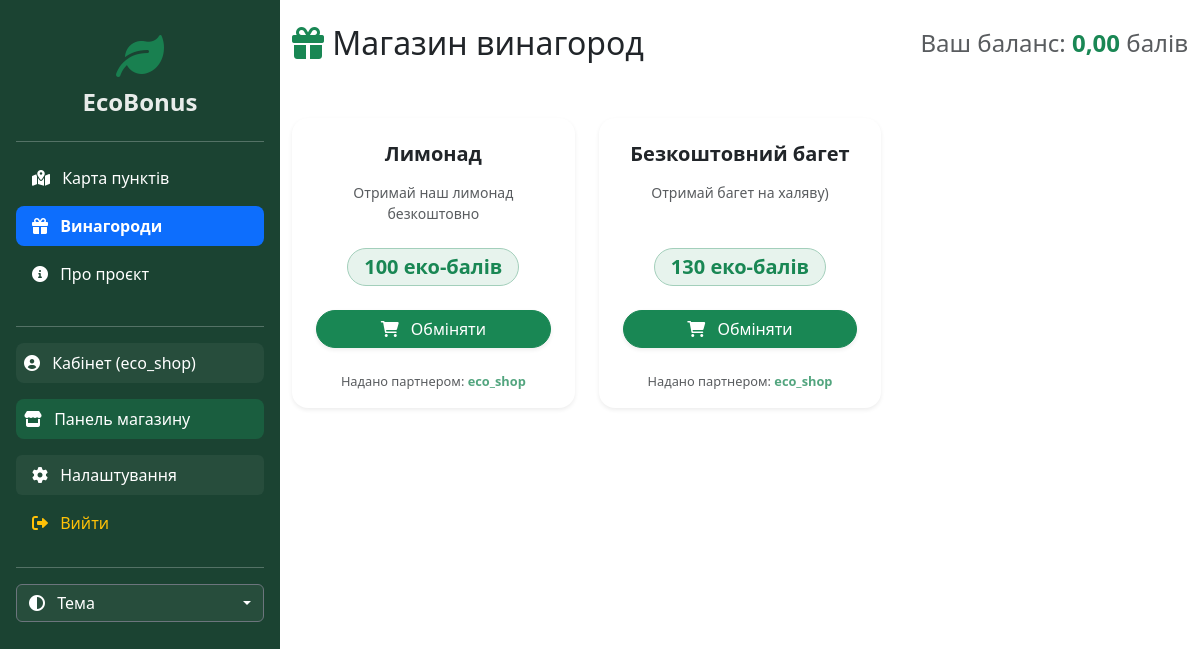
The page /rewards/ (signed in) on the database its author committed.
### main/models.py (models this page shows, shortened)
class UserProfile(models.Model):
    user = models.OneToOneField(User, on_delete=models.CASCADE)
    balance = models.DecimalField('Баланс еко-балів', max_digits=10, decimal_places=2, default=0.00)
    is_partner = models.BooleanField(default=False, verbose_name="Це акаунт пункту прийому (Партнер)?")
    is_store = models.BooleanField(default=False, verbose_name='Магазин-партнер')
    phone_number = models.CharField('Номер телефону', max_length=20, blank=True, null=True)
    birth_date = models.DateField('Дата народження', blank=True, null=True)

class StoreOffer(models.Model):
    store = models.ForeignKey(User, on_delete=models.CASCADE, related_name='offers', verbose_name='Магазин')
    title = models.CharField(max_length=100, verbose_name='Назва винагороди')
    description = models.TextField(verbose_name='Опис', blank=True, null=True)
    cost = models.IntegerField(verbose_name='Вартість (в балах)')
    is_active = models.BooleanField(default=True, verbose_name='Активно')
    created_at = models.DateTimeField(auto_now_add=True)

### main/views.py (the view, shortened to what this page needs)
# urls.py: path('rewards/', views.rewards, name='rewards'),
@login_required
def rewards(request):
    profile = request.user.userprofile
    active_offers = StoreOffer.objects.filter(is_active=True).order_by('-created_at')
    return render(request, 'main/rewards.html', {
        'balance': profile.balance,
        'offers': active_offers  # Передаємо їх у шаблон
    })

### main/templates/main/rewards.html (shortened to what this page needs)
{% extends 'main/layout.html' %}
{% block content %}
<div class="container mt-4">
    <div class="d-flex justify-content-between align-items-center mb-4">
        <h2><i class="fa-solid fa-gift text-success"></i> Магазин винагород</h2>
        <h4 class="text-muted">Ваш баланс: <strong class="text-success">{{ balance }}</strong> балів</h4>
    </div>
<div class="row g-4 mt-2">
        {% for offer in offers %}
        <div class="col-md-4">
            <div class="card h-100 shadow-sm border-0 bg-body rounded-4">
                <div class="card-body p-4 text-center d-flex flex-column">
                    <h5 class="fw-bold mb-3 text-dark">{{ offer.title }}</h5>
                    <p class="text-muted small mb-4">{{ offer.description }}</p>
                    <div class="mt-auto">
                        <span class="badge bg-success bg-opacity-10 text-success fs-5 px-3 py-2 mb-4 rounded-pill border border-success-subtle">
                            {{ offer.cost }} еко-балів
                        </span>
                        <form method="POST">
                            <button type="submit" class="btn btn-success w-100 rounded-pill shadow-sm">
                                <i class="fa-solid fa-cart-shopping me-2"></i> Обміняти
                            </button>
                        </form>
                    </div>
                </div>
                <div class="card-footer bg-transparent border-top-0 text-muted pb-3 pt-0 text-center" style="font-size: 0.8rem;">
                    Надано партнером: <strong class="text-success opacity-75">{{ offer.store.username }}</strong>
                </div>
            </div>
        </div>
        {% empty %}
        <div class="col-12 text-center py-5 text-muted">
            <i class="fa-solid fa-store-slash fa-4x mb-4 opacity-25"></i>
            <h4 class="fw-normal">Магазин поки що порожній</h4>
            <p>Наші партнери вже готують для вас нові винагороди!</p>
        </div>
        {% endfor %}
    </div>
{% endblock %}

### main/templates/main/layout.html (shortened to what this page needs)
<!DOCTYPE html>
<html lang="uk">
<head>
    <link href="https://cdn.jsdelivr.net/npm/bootstrap@5.3.3/dist/css/bootstrap.min.css" rel="stylesheet">
    <link href="https://cdnjs.cloudflare.com/ajax/libs/font-awesome/6.0.0-beta3/css/all.min.css" rel="stylesheet">
    <link href="https://cdn.jsdelivr.net/npm/sweetalert2@11/dist/sweetalert2.min.css" rel="stylesheet">
</head>
<body>
    <aside class="sidebar p-3 text-white">
        <a href="{% url 'home' %}" class="d-block text-center mb-4 mt-3 text-white text-decoration-none" style="transition: 0.3s; opacity: 0.9;" onmouseover="this.style.opacity='1'" onmouseout="this.style.opacity='0.9'">
            <i class="fa-solid fa-leaf fa-3x text-success mb-2"></i>
            <h3 class="fw-bold fs-4">EcoBonus</h3>
        </a>
        <hr>
        <ul class="nav nav-pills flex-column mb-auto">
            <li class="nav-item mb-2">
                <a href="{% url 'home' %}" class="nav-link text-white " style="{% if request.resolver_match.url_name != 'home' %}background: none;{% endif %}; border-radius: 8px;">
                    <i class="fa-solid fa-map-location-dot me-2"></i> Карта пунктів
                </a>
            </li>
            <li class="nav-item mb-2">
                <a href="{% url 'rewards' %}" class="nav-link text-white {% if request.resolver_match.url_name == 'rewards' %}active fw-bold{% endif %}" style="; border-radius: 8px;">
                    <i class="fa-solid fa-gift me-2"></i> Винагороди
                </a>
            </li>
            <li class="nav-item mb-2">
                <a href="{% url 'about' %}" class="nav-link text-white " style="{% if request.resolver_match.url_name != 'about' %}background: none;{% endif %}; border-radius: 8px;">
                    <i class="fa-solid fa-circle-info me-2"></i> Про проєкт
                </a>
            </li>
        </ul>
        <hr class="mt-4 mb-3">
        <ul class="nav nav-pills flex-column mb-2">
           {% if user.is_authenticated %}
                <li class="nav-item mb-2">
                    <a href="{% url 'profile' %}" class="nav-link text-white p-2 rounded-3 hover-effect {% if request.resolver_match.url_name == 'profile' %}fw-bold{% endif %}"
                       style="background-color: {% if request.resolver_match.url_name == 'profile' %}rgba(255, 255, 255, 0.2){% else %}rgba(255, 255, 255, 0.05){% endif %};">
                        <i class="fa-solid fa-circle-user me-2"></i> Кабінет ({{ user.username }})
                    </a>
                </li>
                {% if user.userprofile.is_partner %}
                    <li class="nav-item mb-2 mt-2">
                        <a href="{% url 'partner_panel' %}" class="nav-link text-white p-2 rounded-3 hover-effect {% if request.resolver_match.url_name == 'partner_panel' %}fw-bold{% endif %}"
                           style="background-color: {% if request.resolver_match.url_name == 'partner_panel' %}rgba(25, 135, 84, 0.8){% else %}rgba(25, 135, 84, 0.4){% endif %};">
                            <i class="fa-solid fa-building-circle-check me-2"></i> Панель організації
                        </a>
                    </li>
                {% elif user.userprofile.is_store %}
                    <li class="nav-item mb-2 mt-2">
                        <a href="{% url 'store_panel' %}" class="nav-link text-white p-2 rounded-3 hover-effect {% if request.resolver_match.url_name == 'store_panel' %}fw-bold{% endif %}"
                           style="background-color: {% if request.resolver_match.url_name == 'store_panel' %}rgba(25, 135, 84, 0.8){% else %}rgba(25, 135, 84, 0.4){% endif %};">
                            <i class="fa-solid fa-store me-2"></i> Панель магазину
                        </a>
                    </li>
                {% endif %}
                <li class="nav-item mb-2 mt-2">
                    <a href="{% url 'settings' %}" class="nav-link text-white rounded hover-effect {% if request.resolver_match.url_name == 'settings' %}fw-bold{% endif %}"
                       style="background-color: {% if request.resolver_match.url_name == 'settings' %}rgba(255, 255, 255, 0.2){% else %}rgba(255, 255, 255, 0.05){% endif %};">
                        <i class="fa-solid fa-gear me-2"></i> Налаштування
                    </a>
                </li>
                <li class="nav-item mb-2">
                    <form method="post" action="{% url 'logout' %}" class="m-0 p-0">
                        <button type="submit" class="nav-link text-warning rounded w-100 text-start border-0 hover-effect" style="background: transparent;">
                            <i class="fa-solid fa-right-from-bracket me-2"></i> Вийти
                        </button>
                    </form>
                </li>
            {% endif %}
        </ul>
        <hr>
        <div class="dropdown">
            <button class="btn btn-dark dropdown-toggle w-100 d-flex align-items-center justify-content-between border-secondary" type="button" id="themeDropdown" data-bs-toggle="dropdown" aria-expanded="false" style="background-color: rgba(255,255,255,0.05);">
                <span><i class="fa-solid fa-circle-half-stroke me-2"></i> Тема</span>
            </button>
        </div>
    </aside>
    <main class="main-content">
        {% block content %}{% endblock %}
    </main>
</body>
</html>

### main/templates/main/layout.html (style rules this page uses)
:root { --sidebar-width: 280px; }
body { overflow-x: hidden; display: flex; min-height: 100vh; }
.sidebar { width: var(--sidebar-width); min-height: 100vh; background-color: #1b4332; position: fixed; top: 0; left: 0; z-index: 1000; }
.main-content { margin-left: var(--sidebar-width); width: calc(100% - var(--sidebar-width)); }

### rows shown on the page
UserProfile: balance "0,00"
StoreOffer: title "Лимонад", description "Отримай наш лимонад безкоштовно", cost "100", store.username "eco_shop"
StoreOffer: title "Безкоштовний багет", description "Отримай багет на халяву)", cost "130", store.username "eco_shop"

### other values the page prints
{{ user.username }} "eco_shop"
